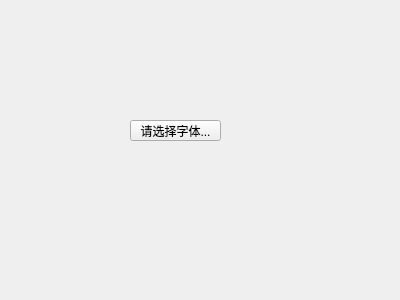
<?xml version="1.0" encoding="UTF-8"?>
<ui version="4.0">
 <class>Form</class>
 <widget class="QWidget" name="Form">
  <property name="geometry">
   <rect>
    <x>0</x>
    <y>0</y>
    <width>400</width>
    <height>300</height>
   </rect>
  </property>
  <property name="windowTitle">
   <string>Form</string>
  </property>
  <widget class="QPushButton" name="pushButton">
   <property name="geometry">
    <rect>
     <x>130</x>
     <y>120</y>
     <width>91</width>
     <height>21</height>
    </rect>
   </property>
   <property name="text">
    <string>请选择字体...</string>
   </property>
  </widget>
 </widget>
 <resources/>
 <connections/>
</ui>
